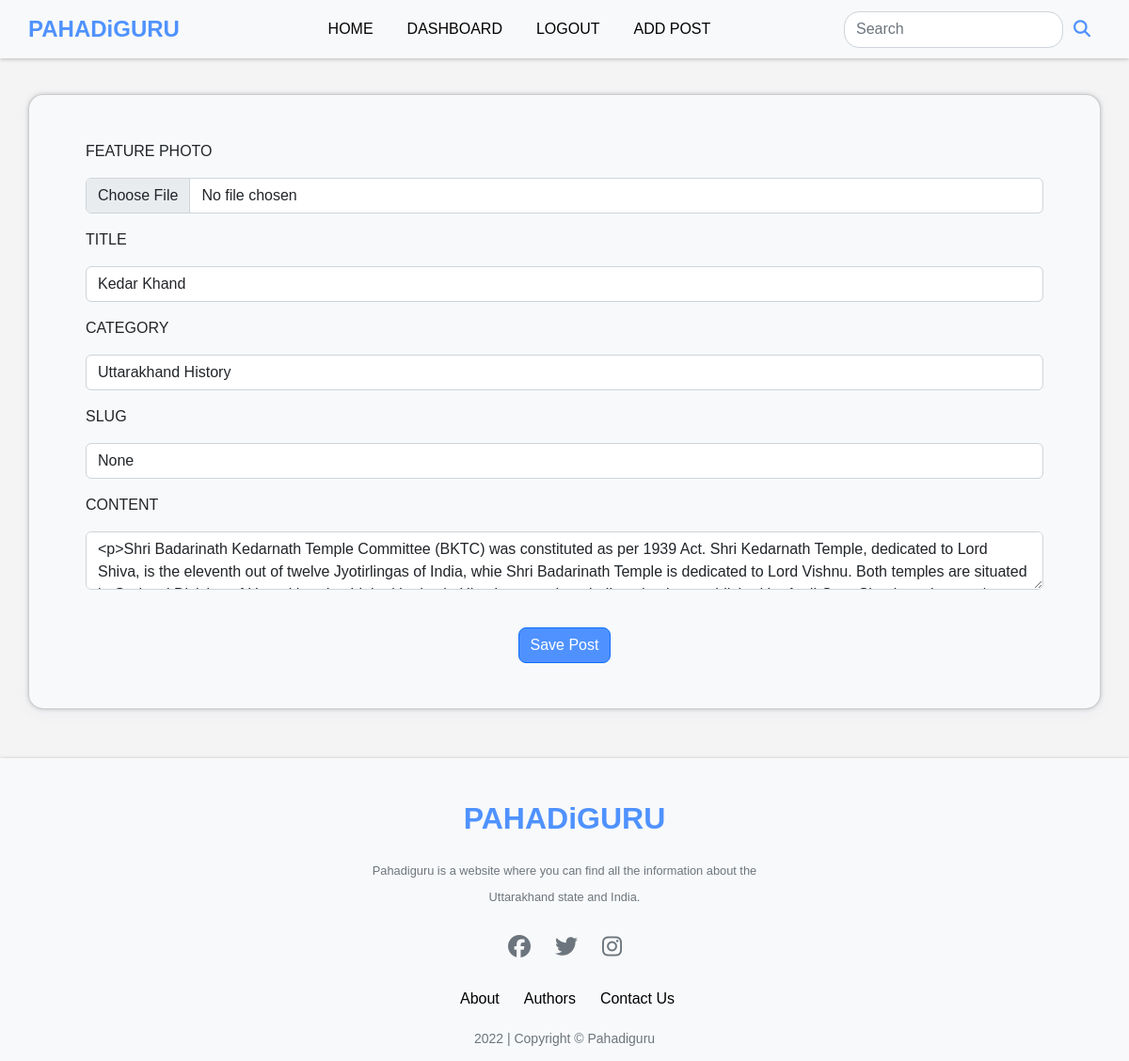
The page /edit_post/1 (signed in) on the database as committed earlier.
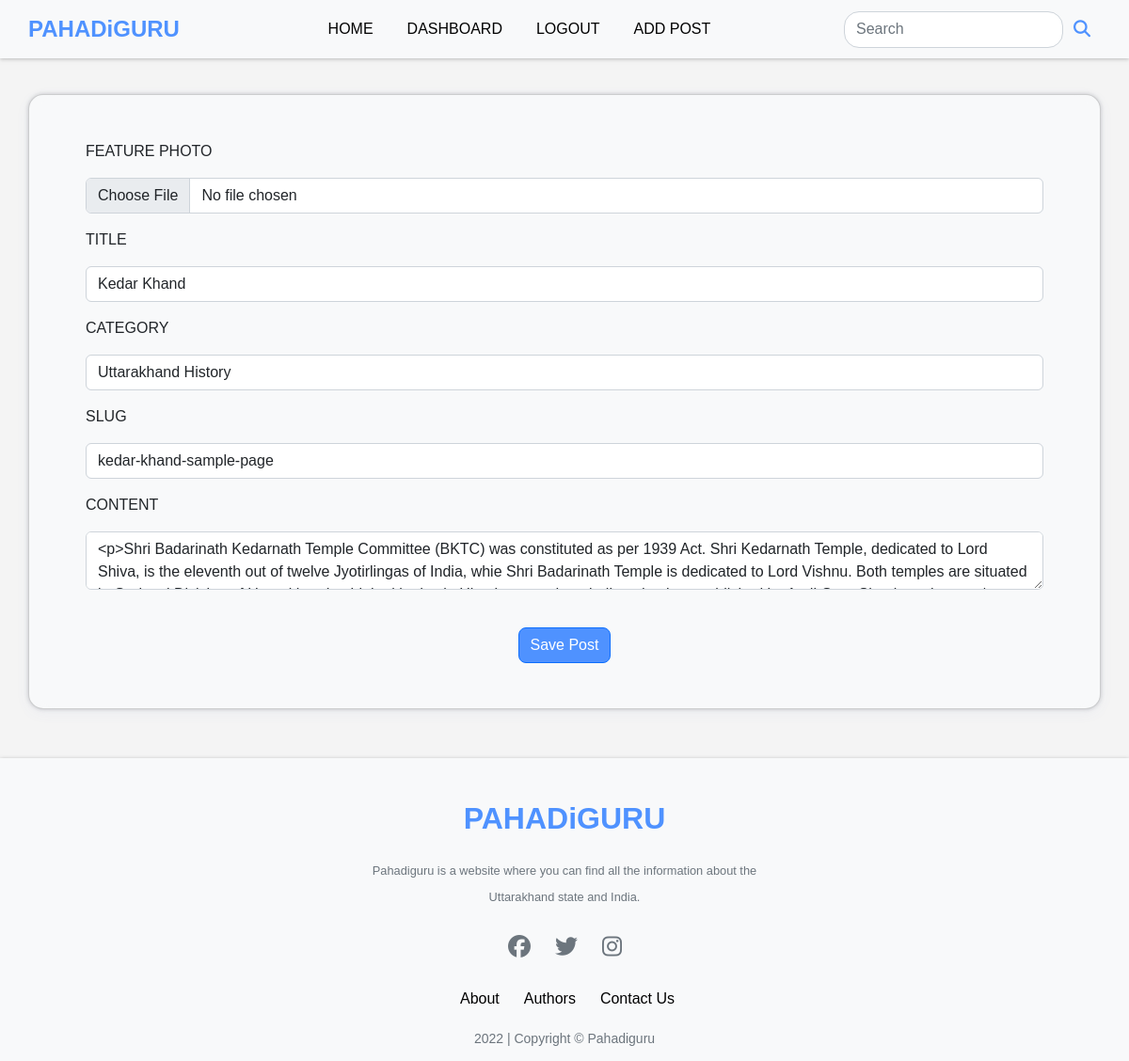
The same page on the database as committed later.
### app.py (models this page shows)
class Posts(db.Model):
    id = db.Column(db.Integer, primary_key=True)
    title = db.Column(db.String(200), nullable=False)
    category = db.Column(db.String(50), nullable=False)
    slug= db.Column(db.String(200),nullable=True)
    content = db.Column(db.String(500), nullable=False)
    date_added = db.Column(db.Date, default=date.today)
    date_time = db.Column(db.DateTime, default=datetime.utcnow)
    poster_id = db.Column(db.Integer, db.ForeignKey('users.id'))
    likes=db.relationship('Likes',backref='post',passive_deletes=True)
    views=db.relationship('Views',backref='post',passive_deletes=True)
    image = db.Column(db.String(), nullable=True)

### app.py (the view)
@app.route('/edit_post/<int:id>',methods=['GET','POST'])
@login_required
def edit_post(id):
    post = Posts.query.get(id)
    form = AddPostForm()
    if form.validate_on_submit():
        post.title = form.title.data
        post.category = form.category.data
        post.content = form.content.data
        slug = form.slug.data
        slug=slug.lower()
        words=slug.split()
        new_slug = "-".join(words)
        post.slug = new_slug
        if request.files['image']:
            image = request.files['image']
            filename = secure_filename(image.filename)
            image_name = str(uuid.uuid1()) + "_" + filename
            image.save(os.path.join(app.config['UPLOAD_FOLDER2'], image_name))
            post.image = image_name
        db.session.commit()
        flash('Post updated successfully',category='success')
        return redirect(url_for('home'))
    elif request.method == 'GET':
        form.title.data = post.title
        form.category.data = post.category
        form.content.data = post.content
    return render_template('edit_post.html',form=form,post=post)

### form.py
class AddPostForm(FlaskForm):
    title = StringField('Title', validators=[DataRequired()])
    category = SelectField('Category', choices=[('Uttarakhand History'), ('Uttarakhand Geography'),('Uttarakhand Current'),('India History'),('India Geography'),('India Current'),('Hindi'),('Computer')], validators=[DataRequired()])
    slug = StringField('Slug', validators=[DataRequired()])
    content = TextAreaField('Content', validators=[DataRequired()])
    image = FileField('Feature Photo')
    submit = SubmitField('Save Post')

### app.py (called while the page is built)
@login_manager.user_loader
def load_user(user_id):
    return Users.query.get(int(user_id))

### templates/edit_post.html (shortened to what this page needs)
{% extends 'base.html' %}
{% block content %}
<br><br><br><br>
{% if current_user.is_authenticated  and (current_user.role == 'Author' or current_user.role == 'Admin')  %}
<div class="container">
  <div class="row">
      <div class="card my-1 rounded-4" style="
      box-shadow: rgba(67, 71, 85, 0.27) 0px 0px 0.25em,
        rgba(90, 125, 188, 0.05) 0px 0.25em 1em;
      background-color: #f8f9fa;">
        <form class="card-body cardbody-color p-lg-5 rounded-4" style="background-color: #f8f9fa;" method="POST" enctype="multipart/form-data">
          <div class="mb-3">
            {{ form.image.label(class="form-label font-weight-bold text-uppercase") }}
            {{form.image(class="form-control my-2")}}
            </div>
          <div class="mb-3">
            {{ form.title.label(class="form-label font-weight-bold text-uppercase ") }}
            {{form.title(class="form-control my-2",placeholder="Title",value=post.title)}}
          </div>
          <div class="mb-3">
            {{ form.category.label(class="form-label font-weight-bold text-uppercase ") }}
            {{form.category(class="form-control my-2")}}
          </div>
          <div class="mb-3">
            {{ form.slug.label(class="form-label font-weight-bold text-uppercase ") }}
            {{form.slug(class="form-control my-2",value=post.slug,placeholder="Slugs...")}}
          </div>
          <div class="mb-3">
            {{ form.content.label(class="form-label font-weight-bold text-uppercase ") }}
            {{form.content(class="form-control textfieldarea my-2",value=post.content,placeholder="Write here...")}}
          </div>
          <br>
          <center>
            {{form.submit(class="btn btn-primary thebtn" )}}
        </center>
        </form>
      </div>
  </div>
</div>
{% endif %}
<br><br>
{% endblock %}

Rows that differ between the two databases and show on the page:
changed Posts "Kedar Khand": slug "None" → "kedar-khand-sample-page"
